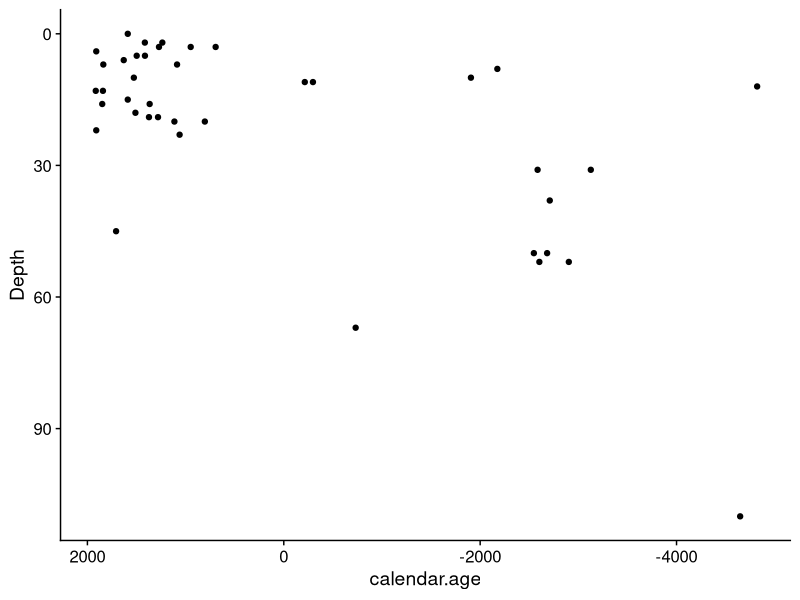

The R source for this figure:
# age-depth plot 
# figure 2 
# trying to construct from scratch, can't track down the original file (?)

library(ggplot2)
library(cowplot)
theme_set(theme_cowplot())
library(here)

site_data <- read.csv(here("data/char_samples.csv"))


ggplot(site_data, aes(x = calendar.age, y = Depth)) + geom_point() +
  scale_y_reverse() + scale_x_reverse()

# depth <- site_data$Depth
# age <- site_data$median.probability
# calendar_dates <- site_data$calendar.age
# 
# # setting symbols for alluvial deposits
# alluvial_index <- which(site_data$Site.code == "WORM_03")
# alluvial <- site_data[alluvial_index,]
# site_data <- site_data[-alluvial_index,]
# 
# # age depth plot
# plot(x = depth, y = age, main = "Age-depth Plot",xlab = "Depth (cm)", ylab = "Age in Calender Years")
# points(x = alluvial$Depth, y = alluvial$median.probability)
# # age against elevation
# plot(x = site_data$ELEVATION, y = site_data$median.probability,
#      main = "Age-Elevation", xlab = "Elevation (m)", ylab = "Age in Calender Years")
#   points(x = alluvial$ELEVATION, alluvial$median.probability, pch = 23)
# 
# # histogram of dates
# hist(x =age, breaks = 14,
#      xlab = "Age in Calender Years", main = "Radiocarbon dates" )
#   # code for plot without labels 
#   # hist(x =age, breaks = 14, xlab = " ", ylab = " ", main = " " )
# 
# #age vs aspect
# aspect <- site_data$ASPECT
# plot(x = aspect, y = age,
#      main = "Age vs Aspect", xlab = "Aspect (degrees)", ylab = "Age (Calender)")
# 
# 
# # calender of events
# norman_jennings <- matrix(c(1764, 1766, 1808, 1834, 1850, 1873, 1883, 1917, 1936), nrow = 9, ncol = 1)
# plot(x = site_data$corrected.error, y = calendar_dates, xlab = 'Index', ylab = 'Years')
# 
# points(norman_jennings, pch = 19)
# total_plot <- list("soil charcoal" = calendar_dates, "tree rings" = norman_jennings)
# stripchart(total_plot, xlab = "Calender years", ylab = "Index", method = 'jitter', col= c("black", "red"), pch = 1)
# points(norman_jennings, pch = 19)
# myhist <- hist(calendar_dates)
# stripchart(calendar_dates, pch = 1, method = 'jitter', ylab = "Index of soil charcoal", xlab = "Calendar years")
